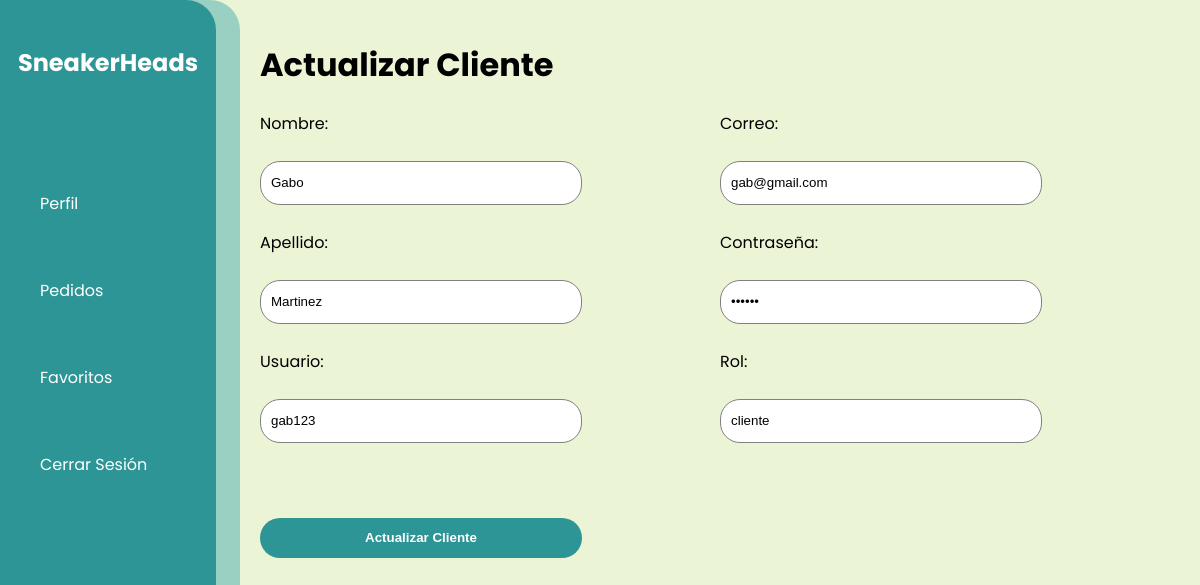
/perfil.php (signed in), run on the app's committed database.
### tables this page shows
CREATE TABLE `cliente` (
  `id_cliente` varchar(50) NOT NULL,
  `nombre` varchar(20) NOT NULL,
  `apellido` varchar(20) NOT NULL,
  `usuario` varchar(20) NOT NULL,
  `correo` varchar(50) NOT NULL,
  `contrasena` varchar(20) NOT NULL,
  `rol` text NOT NULL DEFAULT 'cliente'
);

### perfil.php (the view, shortened to what this page needs)
<?php
include("cond_db.php");
if ($_SESSION['rol'] == 'administrador') {
    if (isset($_SESSION['id_cliente'])) {
        $id_cliente = $_SESSION['id_cliente'];
        $stmt = $conn->prepare("SELECT * FROM administradores WHERE id_admin = ?");
        $stmt->bind_param("s", $id_cliente);
        $stmt->execute();
        $result = $stmt->get_result();
        if ($result->num_rows > 0) {
            $row = $result->fetch_assoc();
            $nombre = $row['nombre'];
            $apellido = $row['apellido'];
            $usuario = $row['usuario'];
            $correo = $row['correo'];
            $contrasena = $row['contrasena'];
            $rol = $row['rol'];
        } else {
            echo "No se encontró el cliente con el ID proporcionado.";
            exit;
        }
    } else {
        echo "ID de cliente no proporcionado.";
        exit;
    }
}else{
if (isset($_SESSION['id_cliente'])) {
    $id_cliente = $_SESSION['id_cliente'];
    $stmt = $conn->prepare("SELECT * FROM cliente WHERE id_cliente = ?");
    $stmt->bind_param("s", $id_cliente);
    $stmt->execute();
    $result = $stmt->get_result();
    if ($result->num_rows > 0) {
        $row = $result->fetch_assoc();
        $nombre = $row['nombre'];
        $apellido = $row['apellido'];
        $usuario = $row['usuario'];
        $correo = $row['correo'];
        $contrasena = $row['contrasena'];
        $rol = $row['rol'];
    } else {
        echo "No se encontró el cliente con el ID proporcionado.";
        exit;
    }
} else {
    echo "ID de cliente no proporcionado.";
    exit;
}
}
?>
<!DOCTYPE html>
<html lang="en">
<head>
    <link href="https://cdn.jsdelivr.net/npm/remixicon@3.6.0/fonts/remixicon.css" rel="stylesheet">
    <link href="perfil.css" rel="stylesheet">
</head>
<body>
    <div class="side-bar">
        <div class="side-bar-interior">
            <div class="titulo">
                <a href="home.php"><h2>SneakerHeads</h2></a>
            </div>
            <br><br><br>
            <div class="opciones">
                <a href="perfil.php"><i class="ri-account-circle-line"></i> <p>Perfil</p></a>
                <a href="pedidos.php"><i class="ri-shopping-bag-line"></i><p>Pedidos</p></a>
                <a href="#"><i class="ri-heart-line"></i><p>Favoritos</p></a>
                <a href="logout.php"><i class="ri-logout-box-line"></i><p>Cerrar Sesión</p></a>
            </div>
        </div>
    </div>
    <div class="content">
        <h1>Actualizar Cliente</h1>
        <form method="post" action="<?php echo htmlspecialchars($_SERVER["PHP_SELF"]); ?>">
                <div class="form-izq">
                    <label for="nombre">Nombre:</label><br>
                    <input type="text" name="nombre" value="<?php echo $nombre; ?>"><br>
                    <label for="apellido">Apellido:</label><br>
                    <input type="text" name="apellido" value="<?php echo $apellido; ?>"><br>
                    <label for="usuario">Usuario:</label><br>
                    <input type="text" name="usuario" value="<?php echo $usuario; ?>"><br><br><br>
                    <input class="actualizar" type="submit" name="btn-actualizar" value="Actualizar Cliente">
                </div>
                <div class="form-der">
                <label for="correo">Correo:</label><br>
                <input type="email" name="correo" value="<?php echo $correo; ?>"><br>
                <label for="contrasena">Contraseña:</label><br>
                <input type="password" name="contrasena" value="<?php echo $contrasena; ?>"><br>
                <label for="rol">Rol:</label><br>
                <input type="text" name="rol" value="<?php echo $rol; ?>"><br>
                </div>
        </form>
    </div>
</body>
</html>

### perfil.css (style rules this page uses)
body { font-family: 'Poppins', sans-serif; display: grid; grid-template-columns: 20% 80%; margin: 0px; height: 100%; background-color: #ECF4D6; }
html { height: 100%; }
.side-bar { background-color: #9AD0C2; height: 100%; border-radius: 0px 30px 30px 0px; }
.side-bar-interior { background-color: #2D9596; width: 90%; height: 100%; border-radius: 0px 30px 30px 0px; }
.titulo { padding-top: 25px; display: flex; justify-content: center; }
.titulo a { text-decoration: none; color: white; }
.opciones { display: flex; flex-direction: column; gap: 30px; padding-left: 30px; }
.opciones a { text-decoration: none; color: white; gap: 10px; display: flex; align-items: center; }
.content { padding: 20px; }
.content form { display: grid; grid-template-columns: 50% 50%; }
.form-izq { display: flex; flex-direction: column; width: 70%; }
.form-der { display: flex; flex-direction: column; width: 70%; }
.content form input[type='text'] { height: 40px; border-radius: 20px; border: solid 1px grey ; padding-left: 10px; }
.content form input[type='email'] { height: 40px; border-radius: 20px; border: solid 1px grey ; padding-left: 10px; }
.content form input[type='password'] { height: 40px; border-radius: 20px; border: solid 1px grey ; padding-left: 10px; }
.content form input[type='submit'] { height: 40px; border-radius: 20px; border: none; background: #2D9596; color: white; font-weight: 600; cursor: pointer; }

### data on the page
cliente: nombre "Gabo", apellido "Martinez", usuario "gab123", correo "gab@gmail.com", rol "cliente"
